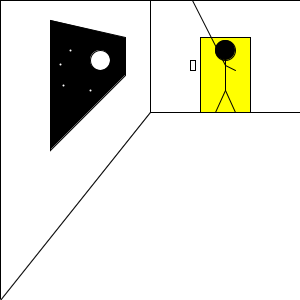
Frame 1 (no input)
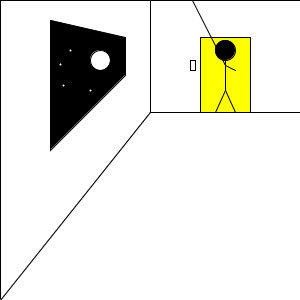
Frame 60 (the mouse pressed at the canvas centre just before this capture)
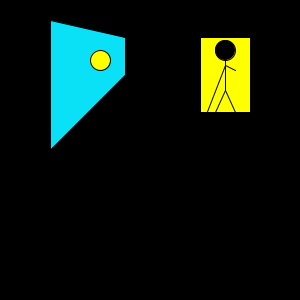
Frame 120 (the mouse held since frame 60 and released just before this capture)

The Processing sketch that drew these frames (run headless with seeded random() and noise(); from frame 60 on, the mouse is pressed at the canvas centre):

// Processing sketch: processing_36321
// ── processing_36321.pde

void setup(){
  size(300,300); 
}

void draw(){
  //the back wall
  if(mouseY>65) {//if the guys arm presses lightswitch down
    fill(0);
    rect(width/2,0,width,112.5);
  }
  else {
    fill(255);
    rect(width/2,0,width,112.5);
  }
  
  //light switch
  rect(190,60,5,10);
  
  //side wall
  quad(0,0,width/2,0,width/2,112.5,0,height);
  
  //the floor
  quad(width/2,112.5,width,112.5,width,height,0,height);
  
  //window and sun/moon & stars
  if(mouseY>65) {//if the guys arm presses lightswitch down
    fill(#0AE1F7);
    quad(125,37.5,125,75,50,height/2,50,20);
    fill(255,255,0);
    ellipse(100,60,20,20);
  }
  else {
    fill(0);
    quad(125,37.5,125,75,50,height/2,50,20);
    fill(255);
    ellipse(100,60,20,20);
    stroke(255);
    strokeWeight(2);
    point(60,64);
    point(63,85);
    point(70,50);
    point(90,90);
  }
  
  
  //the door in the back wall
    stroke(0);
    strokeWeight(1);
    fill(255,255,0);
    rect(200,37.5,50,75);
  
 
  
  //the man in the door
  fill(0);
  ellipse(225,50,20,20);
  line(225,50,225,90);
  line(225,90,215,112.5);
  line(225,90,235,112.5);
  line(225,65,235,70);
  line(225,65,192,mouseY);
  
  
}
